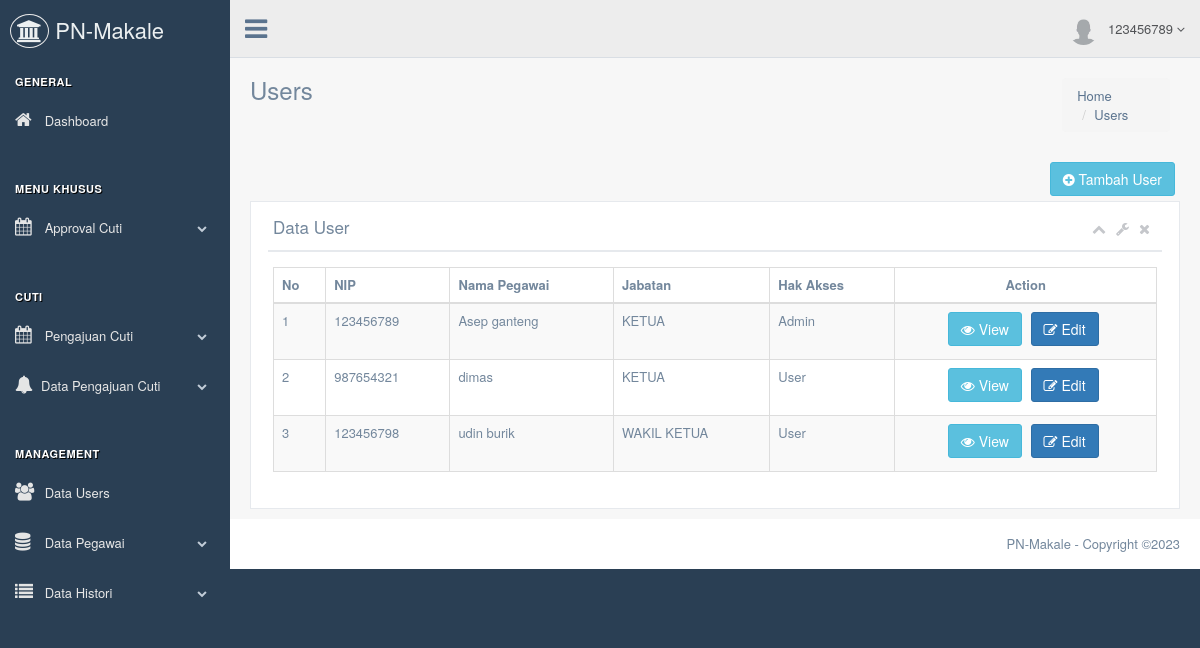
The page /admin/index.php?page=data_user (signed in) on the database its author committed.
### tables this page shows
CREATE TABLE `user` (
  `id_user` int(25) NOT NULL,
  `nip` varchar(225) NOT NULL,
  `password` varchar(225) NOT NULL,
  `role` text NOT NULL,
  `foto` varchar(225) DEFAULT NULL
);

CREATE TABLE `pegawai` (
  `id_pegawai` int(25) NOT NULL,
  `nama_pegawai` varchar(225) NOT NULL,
  `nip` varchar(225) NOT NULL,
  `id_jabatan` int(25) NOT NULL,
  `id_golongan` int(25) NOT NULL,
  `unit_kerja` varchar(225) NOT NULL
);

CREATE TABLE `jabatan` (
  `id_jabatan` int(25) NOT NULL,
  `nama_jabatan` varchar(225) NOT NULL
);

### admin/data_user.php (the view, shortened to what this page needs)
<div class="page-title">
  <div class="title_left">
    <h3>Users</h3>
  </div>
  <div class="title_right">
    <div class="col-md-3 col-sm-3 col-xs-12 pull-right">
        <ol class="breadcrumb float-sm-right">
          <li class="breadcrumb-item"><a href="#">Home</a></li>
          <li class="breadcrumb-item"><a href="#">Users</a></li>
        </ol>
    </div>
  </div>
</div>
<div class="clearfix"></div>
<div class="row">
  <div class="col-md-12 col-sm-12 col-xs-12">
    <a href="#" title="Tambah User" class="btn btn-info pull-right" data-toggle="modal" data-target=".btn-tambah-user"><i class="fa fa-plus-circle"></i> Tambah User</a>
    <div class="x_panel">
      <div class="x_title">
        <h2>Data User <small>User yang menggunakan aplikasi</small></h2>
        <ul class="nav navbar-right panel_toolbox">
          <li><a class="collapse-link"><i class="fa fa-chevron-up"></i></a>
          </li>
          <li class="dropdown">
            <a href="#" class="dropdown-toggle" data-toggle="dropdown" role="button" aria-expanded="false"><i class="fa fa-wrench"></i></a>
          </li>
          <li><a class="close-link"><i class="fa fa-close"></i></a>
          </li>
        </ul>
        <div class="clearfix"></div>
      </div>
      <div class="x_content">
        <table id="datatable" class="table table-striped table-bordered table-hover">
          <thead>
            <tr>
              <th>No</th>
              <th>NIP</th>
              <th>Nama Pegawai</th>
              <th>Jabatan</th>
              <th>Hak Akses</th>
              <th class="text-center">Action</th>
            </tr>
          </thead>
            <tbody>
              <?php
                include '../database/koneksi.php';
                $query = mysqli_query($koneksi,"SELECT * FROM user us, pegawai pg, jabatan jb, golongan gl WHERE us.nip = pg.nip and pg.id_jabatan=jb.id_jabatan and pg.id_golongan=gl.id_golongan order by jb.id_jabatan");
                $i = 1;
                while ($row = mysqli_fetch_array($query)) {
               ?>
               <tr>
                 <td><?php echo $i ?></td>
                 <td><?php echo $row['nip'] ?></td>
                 <td><?php echo $row['nama_pegawai'] ?></td>
                 <td><?php echo $row['nama_jabatan']; ?></td>
                 <td><?php echo $row['role'] ?></td>
                 <td class="text-center">
                   <a href="#" class="btn btn-info" data-toggle="modal" data-target="#modalviewuser<?php echo $row['nip'] ?>"><i class="fa fa-eye"></i> View</a>
                   <a href="#" class="btn btn-primary" data-toggle="modal" data-target="#modaledituser<?php echo $row['nip'] ?>"><i class="fa fa-edit"></i> Edit</a>
                 </td>
               </tr>
               <?php
               $i++;
             }
                ?>
          </tbody>
        </table>
      </div>
    </div>
  </div>
</div>

### rows shown on the page
user: pegawai.nip "123456789", pegawai.nama_pegawai "Asep ganteng", jabatan.nama_jabatan "KETUA", role "Admin"
user: pegawai.nip "987654321", pegawai.nama_pegawai "dimas", jabatan.nama_jabatan "KETUA", role "User"
user: pegawai.nip "123456798", pegawai.nama_pegawai "udin burik", jabatan.nama_jabatan "WAKIL KETUA", role "User"

### other values the page prints
$nip "123456789"
